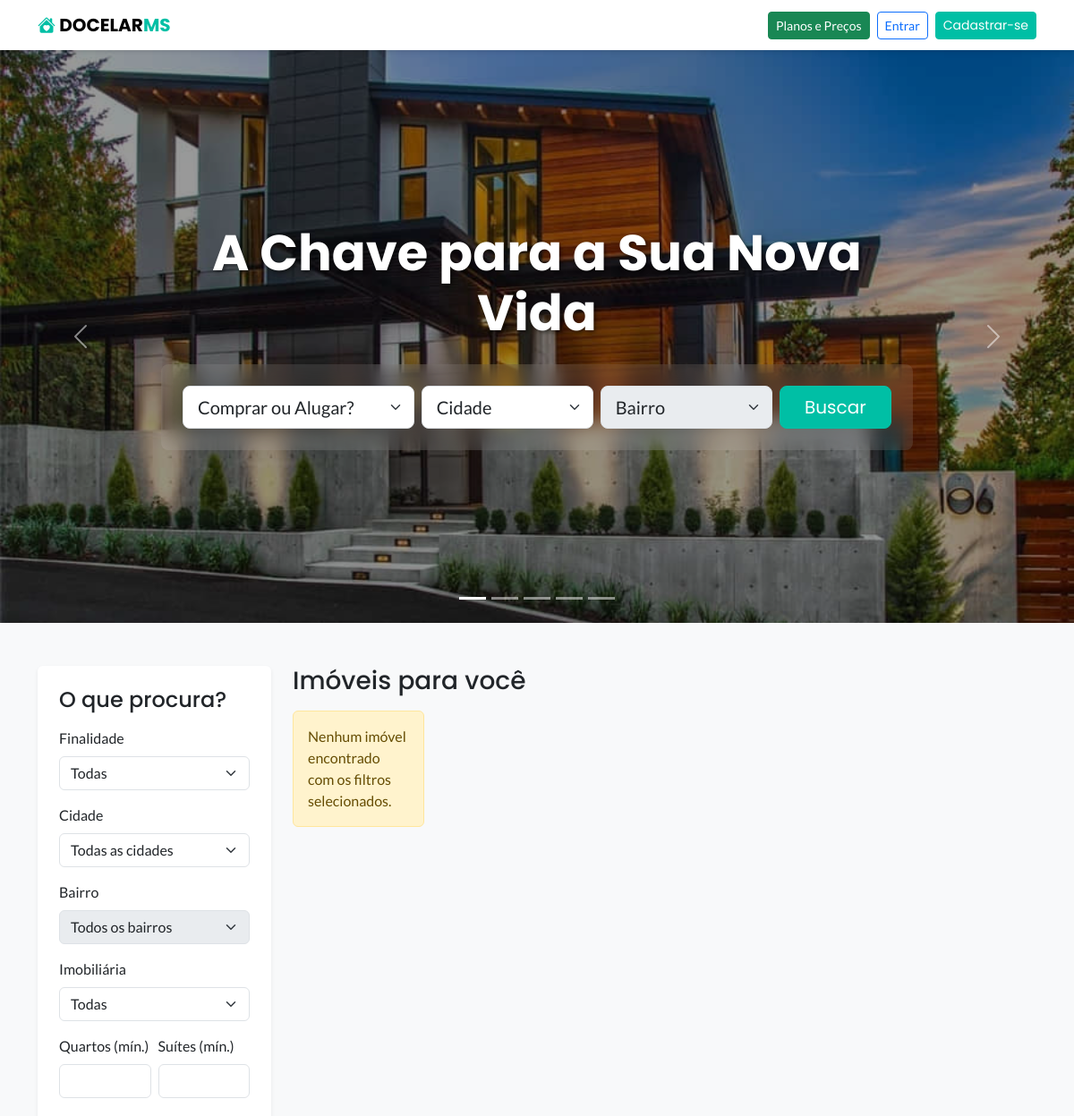
The app's page / (upper part), older data.
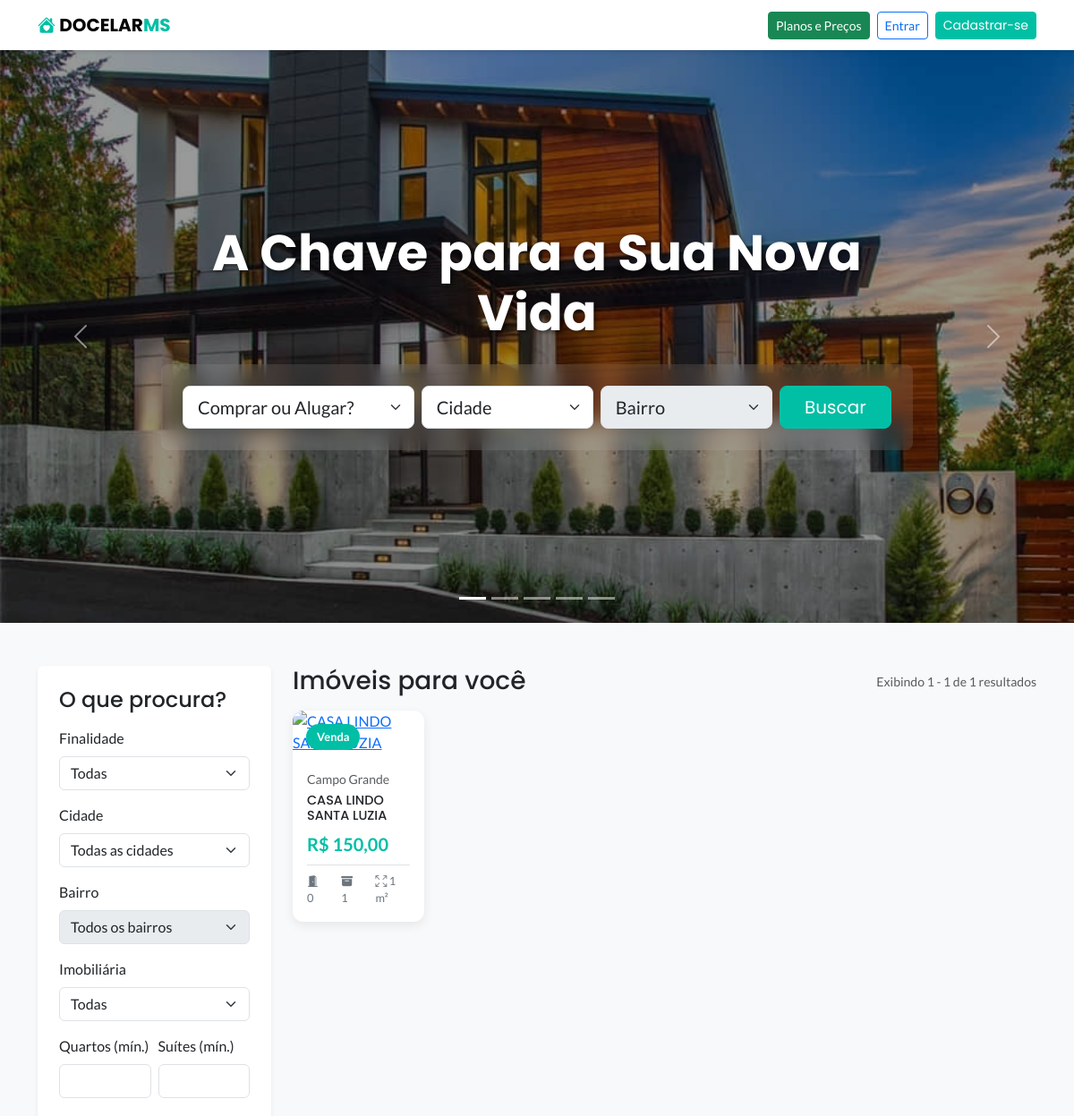
The same page, newer data.
### imoveis/models.py (models this page shows, shortened)
class Imovel(models.Model):
    class Finalidade(models.TextChoices):
        VENDA = 'VENDA', 'Venda'
        ALUGUEL = 'ALUGUEL', 'Aluguel'
    class StatusPublicacao(models.TextChoices):
        PENDENTE_APROVACAO = 'PEND_APROV', 'Pendente de Aprovação'
        ATIVO = 'ATIVO', 'Ativo'
        EXPIRADO = 'EXPIRADO', 'Expirado'
        REJEITADO = 'REJEITADO', 'Rejeitado'
        PAUSADO = 'PAUSADO', 'Pausado'
    finalidade = models.CharField(
        max_length=10, choices=Finalidade.choices, default=Finalidade.VENDA,
        verbose_name="Finalidade (Venda/Aluguel)", null=True, blank=True
    )
    destaque = models.BooleanField(default=False, verbose_name="Destaque?")
    proprietario = models.ForeignKey(settings.AUTH_USER_MODEL, on_delete=models.CASCADE, related_name='imoveis')
    cidade = models.ForeignKey(Cidade, on_delete=models.SET_NULL, null=True, blank=True, verbose_name="Cidade")
    bairro = models.ForeignKey(Bairro, on_delete=models.SET_NULL, null=True, blank=True, verbose_name="Bairro")
    imobiliaria = models.ForeignKey(Imobiliaria, on_delete=models.SET_NULL, null=True, blank=True, verbose_name="Imobiliária/Anunciante")
    titulo = models.CharField(max_length=100, verbose_name="Título do Anúncio", null=True, blank=True)
    descricao = models.TextField(verbose_name="Descrição Completa", null=True, blank=True)
    endereco = models.CharField(max_length=255, help_text="Apenas Rua e Número", verbose_name="Endereço (Rua, Número)", null=True, blank=True)
    preco = models.DecimalField(max_digits=12, decimal_places=2, help_text="Preço (R$) ou Aluguel Mensal", verbose_name="Preço (R$)", null=True, blank=True)
    telefone_contato = models.CharField(max_length=20, null=True, blank=True, verbose_name="Telefone para Contato Direto")
    quartos = models.PositiveIntegerField(verbose_name="Nº de Quartos", null=True, blank=True, default=0)
    suites = models.PositiveIntegerField(default=0, verbose_name="Nº de Suítes", null=True, blank=True)
    banheiros = models.PositiveIntegerField(verbose_name="Nº de Banheiros", null=True, blank=True, default=0)
    salas = models.PositiveIntegerField(default=0, verbose_name="Nº de Salas", null=True, blank=True)
    cozinhas = models.PositiveIntegerField(default=0, verbose_name="Nº de Cozinhas", null=True, blank=True)
    closets = models.PositiveIntegerField(default=0, verbose_name="Nº de Closets", null=True, blank=True)
    area = models.PositiveIntegerField(help_text="Em metros quadrados (m²)", verbose_name="Área (m²)", null=True, blank=True, default=0)
    foto_principal = models.ImageField(upload_to='fotos_imoveis/', null=True, blank=True, verbose_name="Foto Principal")
    data_cadastro = models.DateTimeField(auto_now_add=True)
    status_publicacao = models.CharField(
        max_length=20,
        choices=StatusPublicacao.choices,
        default=StatusPublicacao.PENDENTE_APROVACAO,
        verbose_name="Status da Publicação"
    )
    data_aprovacao = models.DateTimeField(null=True, blank=True, verbose_name="Data de Aprovação")
    data_expiracao = models.DateTimeField(null=True, blank=True, verbose_name="Data de Expiração")

class Cidade(models.Model):
    nome = models.CharField(max_length=100)
    estado = models.CharField(max_length=2, help_text="Sigla do estado, ex: MS")
    class Meta: ordering = ['nome']; verbose_name_plural = "Cidades"

### imoveis/views.py (the view)
# urls.py: path('', views.lista_imoveis, name='lista_imoveis'),
def lista_imoveis(request):
    agora = timezone.now()
    assinaturas_expiradas = Assinatura.objects.filter(
        status='ATIVA',
        data_expiracao__lt=agora # Menor que (lt) agora
    )
    if assinaturas_expiradas.exists():
        print(f"VIGIA GLOBAL: Encontradas {assinaturas_expiradas.count()} assinaturas expiradas. Atualizando...")
        assinaturas_expiradas.update(status=Assinatura.StatusAssinatura.EXPIRADA)
    imoveis_expirados = Imovel.objects.filter(
        status_publicacao='ATIVO',
        data_expiracao__lt=agora # Menor que (lt) agora
    )
    if imoveis_expirados.exists():
        print(f"VIGIA GLOBAL: Encontrados {imoveis_expirados.count()} imóveis expirados. Atualizando...")
        imoveis_expirados.update(status_publicacao=Imovel.StatusPublicacao.EXPIRADO)
    imoveis_list = Imovel.objects.filter(
        status_publicacao='ATIVO',
        data_expiracao__gt=agora
    ).order_by('-destaque', '-data_cadastro')
    cidades = Cidade.objects.all()
    imobiliarias = Imobiliaria.objects.all()
    imobiliaria_selecionada = None
    finalidade = request.GET.get('finalidade')
    imobiliaria_id = request.GET.get('imobiliaria')
    cidade_id = request.GET.get('cidade')
    bairro_id = request.GET.get('bairro')
    quartos_min = request.GET.get('quartos')
    suites_min = request.GET.get('suites')
    banheiros_min = request.GET.get('banheiros')
    salas_min = request.GET.get('salas')
    cozinhas_min = request.GET.get('cozinhas')
    closets_min = request.GET.get('closets')
    area_min = request.GET.get('area')
    preco_max = request.GET.get('preco_max')
    if finalidade:
        imoveis_list = imoveis_list.filter(finalidade=finalidade)
    if imobiliaria_id and imobiliaria_id.isdigit():
        imoveis_list = imoveis_list.filter(imobiliaria__id=imobiliaria_id)
        try:
            imobiliaria_selecionada = Imobiliaria.objects.get(id=imobiliaria_id)
        except Imobiliaria.DoesNotExist:
            imobiliaria_selecionada = None
    if cidade_id and cidade_id.isdigit():
        imoveis_list = imoveis_list.filter(cidade__id=cidade_id)
    if bairro_id and bairro_id.isdigit():
        imoveis_list = imoveis_list.filter(bairro__id=bairro_id)
    if quartos_min and quartos_min.isdigit():
        imoveis_list = imoveis_list.filter(quartos__gte=quartos_min)
    if suites_min and suites_min.isdigit():
        imoveis_list = imoveis_list.filter(suites__gte=suites_min)
    if banheiros_min and banheiros_min.isdigit():
        imoveis_list = imoveis_list.filter(banheiros__gte=banheiros_min)
    if salas_min and salas_min.isdigit():
        imoveis_list = imoveis_list.filter(salas__gte=salas_min)
    if cozinhas_min and cozinhas_min.isdigit():
        imoveis_list = imoveis_list.filter(cozinhas__gte=cozinhas_min)
    if closets_min and closets_min.isdigit():
        imoveis_list = imoveis_list.filter(closets__gte=closets_min)
    if area_min and area_min.isdigit():
        imoveis_list = imoveis_list.filter(area__gte=area_min)
    if preco_max and preco_max.isdigit():
        imoveis_list = imoveis_list.filter(preco__lte=preco_max)
    paginator = Paginator(imoveis_list, 50)
    page_number = request.GET.get('page')
    imoveis_page = paginator.get_page(page_number)
    contexto = {
        'imoveis': imoveis_page,
        'cidades': cidades,
        'imobiliarias': imobiliarias,
        'imobiliaria_selecionada': imobiliaria_selecionada,
        'valores_filtro': request.GET
    }
    return render(request, 'imoveis/lista_imoveis.html', contexto)

### imoveis/templates/imoveis/lista_imoveis.html (shortened to what this page needs)
{% extends 'base.html' %}
{% load humanize %}
{% load static %} {% block title %}Encontre o Imóvel dos Seus Sonhos{% endblock %}
{% block content %}
<header id="heroCarousel" class="carousel slide" data-bs-ride="carousel">
    <div class="carousel-indicators">
        <button type="button" data-bs-target="#heroCarousel" data-bs-slide-to="0" class="active" aria-current="true" aria-label="Slide 1"></button>
        <button type="button" data-bs-target="#heroCarousel" data-bs-slide-to="1" aria-label="Slide 2"></button>
        <button type="button" data-bs-target="#heroCarousel" data-bs-slide-to="2" aria-label="Slide 3"></button>
        <button type="button" data-bs-target="#heroCarousel" data-bs-slide-to="3" aria-label="Slide 4"></button>
        <button type="button" data-bs-target="#heroCarousel" data-bs-slide-to="4" aria-label="Slide 5"></button>
    </div>
    <div class="carousel-inner">
        <div class="carousel-item active" style="background-image: url('{% static 'img/carousel/capa1.jpg' %}')">
            <div class="carousel-caption">
                <div class="text-center">
                    <h1 class="display-3 fw-bold mb-4">A Chave para a Sua Nova Vida</h1>
                    <div class="p-4 rounded-3" style="background-color: rgba(255,255,255,0.1); backdrop-filter: blur(10px);">
                        <form method="GET" action="" class="row g-2 align-items-center justify-content-center">
                            <div class="col-md-4">
                                <select name="finalidade" class="form-select form-select-lg">
                                    <option value="">Comprar ou Alugar?</option>
                                </select>
                            </div>
                            <div class="col-md-3">
                                <select name="cidade" id="hero_cidade" class="form-select form-select-lg">
                                    <option value="">Cidade</option>
                                </select>
                            </div>
                            <div class="col-md-3">
                                <select name="bairro" id="hero_bairro" class="form-select form-select-lg" disabled>
                                    <option value="">Bairro</option>
                                    </select>
                            </div>
                            <div class="col-md-2">
                                <button type="submit" class="btn btn-primary btn-lg w-100">Buscar</button>
                            </div>
                        </form>
                    </div>
                </div>
            </div>
        </div>
    </div>
    <button class="carousel-control-prev" type="button" data-bs-target="#heroCarousel" data-bs-slide="prev">
        <span class="carousel-control-prev-icon" aria-hidden="true"></span>
    </button>
    <button class="carousel-control-next" type="button" data-bs-target="#heroCarousel" data-bs-slide="next">
        <span class="carousel-control-next-icon" aria-hidden="true"></span>
    </button>
</header>
<div class="container mt-5">
    <div class="row">
        <div class="col-lg-3">
            <div class="p-4 bg-white rounded shadow-sm sticky-top" style="top: 100px;">
                <h4 class="mb-3">O que procura?</h4>
                <form method="GET" action="">
                    <div class="mb-3">
                        <label class="form-label">Finalidade</label>
                        <select name="finalidade" class="form-select">
                            <option value="">Todas</option>
                        </select>
                    </div>
                     <div class="mb-3">
                        <label class="form-label">Cidade</label>
                        <select name="cidade" id="sidebar_cidade" class="form-select">
                            <option value="">Todas as cidades</option>
                        </select>
                    </div>
                    <div class="mb-3">
                        <label class="form-label">Bairro</label>
                        <select name="bairro" id="sidebar_bairro" class="form-select" disabled>
                            <option value="">Todos os bairros</option>
                            </select>
                    </div>
                    <div class="mb-3">
                        <label for="imobiliaria" class="form-label">Imobiliária</label>
                        <select name="imobiliaria" class="form-select">
                            <option value="">Todas</option>
                        </select>
                    </div>
                    <div class="row g-2">
                        <div class="col-6 mb-3">
                            <label for="quartos" class="form-label">Quartos (mín.)</label>
                            <input type="number" name="quartos" class="form-control" id="quartos" min="0" value="{{ valores_filtro.quartos|default_if_none:'' }}">
                        </div>
                        <div class="col-6 mb-3">
                            <label for="suites" class="form-label">Suítes (mín.)</label>
                            <input type="number" name="suites" class="form-control" id="suites" min="0" value="{{ valores_filtro.suites|default_if_none:'' }}">
                        </div>
                    </div>
                </form>
            </div>
        </div>
        <div class="col-lg-9">
            <div class="d-flex justify-content-between align-items-center mb-3">
                <h3 class="mb-0">Imóveis para você</h3>
                {% if imoveis.paginator.count > 0 %}
                    <span class="text-muted"><small>Exibindo {{ imoveis.start_index }} - {{ imoveis.end_index }} de {{ imoveis.paginator.count }} resultados</small></span>
                {% endif %}
            </div>
            <div class="row row-cols-2 row-cols-lg-5 g-4">
                {% for imovel in imoveis %}
                    <div class="col">
                        <div class="card property-card h-100 {% if imovel.destaque %}card-destaque{% endif %}">
                            <div class="position-relative">
                                <span class="tag">{{ imovel.get_finalidade_display }}</span>
                                <a href="{% url 'detalhe_imovel' imovel.id %}">
                                </a>
                            </div>
                            <div class="card-body">
                                <p class="text-muted mb-1"><small>{{ imovel.cidade.nome }}</small></p>
                                <h5 class="card-title mb-2" style="font-size: 0.9rem;">{{ imovel.titulo|truncatechars:35 }}</h5>
                                <p class="card-text fs-5 fw-bold mb-2" style="color: var(--cor-primaria);">R$ {{ imovel.preco|floatformat:2|intcomma }}</p>
                                <div class="card-features border-top pt-2 mt-2" style="gap: 1rem; font-size: 0.8rem;">
                                    <span title="Quartos"><i class="bi bi-door-open-fill"></i> {{ imovel.quartos }}</span>
                                    <span title="Banheiros"><i class="bi bi-archive-fill"></i> {{ imovel.banheiros }}</span>
                                    <span title="Área"><i class="bi bi-arrows-fullscreen"></i> {{ imovel.area }} m²</span>
                                </div>
                            </div>
                        </div>
                    </div>
                {% empty %}
                    <div class="col-12">
                        <div class="alert alert-warning" role="alert">
                            Nenhum imóvel encontrado com os filtros selecionados.
                        </div>
                    </div>
                {% endfor %}
            </div>
        </div>
    </div>
</div>
{% endblock %}

Row changes from the older to the newer data that the page shows:
added Imovel: finalidade "Venda", cidade.nome "Campo Grande", titulo "CASA LINDO SANTA LUZIA", preco "150,00", quartos "0", banheiros "1", area "1"
Text that changed along with them:
{{ imoveis.start_index }}: (not shown) → "1"
{{ imoveis.end_index }}: (not shown) → "1"
{{ imoveis.paginator.count }}: (not shown) → "1"
text no longer shown: "Nenhum imóvel encontrado com os filtros selecionados."
text now shown: "Exibindo - de resultados"
